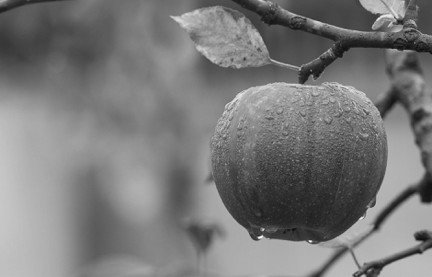
#> input picture input/test1.jpg, 432 x 277 px; its folder holds only this picture in this run
$ python edge_detect.py   (older library calls are emulated)
#> lines starting #> are read from the running program, lines starting #| are printed output that depends on the picture; after the words box and inside, x2 and y2 are one past the last pixel; in counts of white or black regions, pixels touching at a corner belong together; long printed decimals are rounded
### utils.py

import numpy as np
from scipy.ndimage.filters import convolve, gaussian_filter
from scipy.misc import imread, imshow

def gauss2D(shape=(3,3),sigma=0.5):
    """
    2D gaussian mask
    """
    m,n = [(i-1.)/2. for i in shape] # Centre the indices around 0
    y,x = np.ogrid[-m:m+1,-n:n+1]
    h = np.exp( -(x*x + y*y) / (2.*sigma*sigma))
    h[ h < np.finfo(h.dtype).eps*h.max() ] = 0
    sumh = h.sum()
    if sumh != 0:
        h /= sumh
    #h = h/np.sqrt(2*np.pi*sigma*sigma)
    return h

def LoGKernel(shape=(5,5), sigma=0.6):
    """
    2D laplacian of gaussian mask
    """
    m,n = [(i-1.)/2. for i in shape] # Centre the indices around 0
    y,x = np.ogrid[-m:m+1,-n:n+1]
    h = np.exp( -(x*x + y*y) / (2.*sigma*sigma))
    m = (x*x + y*y - (2*sigma*sigma))/(sigma**4)
    h *= m
    h = h/np.sqrt(2*np.pi*sigma*sigma)
    return h

def DoGKernel(shape=(5,5), sigma1=0.5, sigma2=1.0):
    """
    2D difference of gaussian mask
    """
    if sigma1 > sigma2:
        return gauss2D(shape=shape, sigma=sigma1) - gauss2D(shape=shape, sigma=sigma1)
    elif sigma2 > sigma1:
        return gauss2D(shape=shape, sigma=sigma2) - gauss2D(shape=shape, sigma=sigma1)
    else:
        raise ValueError("Sigma1 and Sigma2 have same value.")


def non_max_suppression(mag, theta):
    """
    Perform Non Max. Suppression for Canny Edge Detector.
    """
    w, h = theta.shape
    non_max_sup = np.zeros((w,h))
    for i in range(1, w-1):
        for j in range(1, h-1):
            if (theta[i][j] >= -22.5 and theta[i][j] <= 22.5) or (theta[i][j] < -157.5 and theta[i][j] >= -180):
                if mag[i][j] >= mag[i][j+1] and mag[i][j] >= mag[i][j-1]:
                    non_max_sup[i][j]= mag[i][j]
                else:
                    non_max_sup[i][j]=0;
            elif (theta[i][j] >= 22.5 and theta[i][j] <= 67.5) or (theta[i][j] < -112.5 and theta[i][j] >= -157.5):
                if mag[i][j] >= mag[i+1][j+1] and mag[i][j] >= mag[i-1][j-1]:
                    non_max_sup[i][j]= mag[i][j]
                else:
                    non_max_sup[i][j]=0;
            elif (theta[i][j] >= 67.5 and theta[i][j] <= 112.5) or (theta[i][j] < -67.5 and theta[i][j] >= -112.5):
                if mag[i][j] >= mag[i][j+1] and mag[i][j] >= mag[i][j-1]:
                    non_max_sup[i][j]= mag[i][j]
                else:
                    non_max_sup[i][j]=0;
            elif (theta[i][j] >= 112.5 and theta[i][j] <= 157.5) or (theta[i][j] < -22.5 and theta[i][j] >= -67.5):
                if mag[i][j] >= mag[i][j+1] and mag[i][j] >= mag[i][j-1]:
                    non_max_sup[i][j]= mag[i][j]
                else:
                    non_max_sup[i][j]=0;
    return non_max_sup

def hysteresis(non_max_sup, mag):
    highThreshold = 91
    lowThreshold = 31
    #Double threshold
    strongEdges = (non_max_sup > highThreshold)

    # Thresholded Egdes
    thresholdedEdges = np.bitwise_and((non_max_sup < highThreshold), (non_max_sup > lowThreshold))
    #Tracing edges with hysteresis
    #Find weak edge pixels near strong edge pixels
    w,h = non_max_sup.shape

    for i in range (1, w-2):
        for j in range(1, h-2):
            if thresholdedEdges[i][j]:
                if not np.max(strongEdges[i-1:i+2, j-1:j+2]):
                    thresholdedEdges[i][j] = False

    finalEdges = mag*np.bitwise_or(strongEdges, thresholdedEdges)
    return finalEdges

### edge_detect.py

import os
import numpy as np
import inspect
from utils import gauss2D, LoGKernel, DoGKernel, non_max_suppression, hysteresis
from PIL import Image
from scipy.ndimage.filters import convolve
from scipy.misc import imsave

class EdgeDetector():
    def __init__(self, show_output = True, apply_gaussian = True):
        self.in_image = None
        self.display_output = show_output
        self.output_dir = "out"
        if not os.path.isdir(self.output_dir):
            os.mkdir(self.output_dir)
        self.apply_gaussian = apply_gaussian
        self.gaussian_kernel = np.array(gauss2D(shape=(5,5), sigma=1.0))
#> in process, im is the input picture: PIL image 432x277 RGB; min 11, max 255, mean 121.3
        self.min_pixel_val = 0
        self.max_pixel_val = 255
        self.BHT_enable = True
        if self.BHT_enable:
            self.dilate_enable = True
            self.erode_enable = True
            self.open_edges_enable = True
            self.close_edges_enable = True
        else:
            self.dilate_enable = False
            self.erode_enable = False
            self.open_edges_enable = False
            self.close_edges_enable = False

    def conv(self, arr, imfilter):
        """
            Convolution function
            @params: Input image
            @params: Filter
            @return: Convolved image
        """
        return convolve(arr, imfilter)
#| File out/test1_forward max val 1139.886 min val -1209.879

    def display(self, img):
        """
            Display Image
            @params: Input RGB image.
        """
        display = Image.fromarray(img)
        display.show()

    def save_image(self, img, fname):
#> called with fname = 'out/test1_forward'
        img = Image.fromarray(img)
        fname = fname + '.jpg'
        print("Saving", fname)
        imsave(fname, img)

    def find_threshold(self, img):
        """
            Find Threshold Value
            @params: Input edge intensity array.
            @return: Threshold value
        """
        histogram = np.histogram(img, bins=self.max_pixel_val+1)
        thresholds = []
        for i in range(len(histogram[0])-1):
            thresholds.append(abs(sum(histogram[0][0:i]) - sum(histogram[0][i+1:])))
#> after the loop, thresholds = 255 values, max 119662 at index 248, min 34860 at index 1, mean 115781.5
        return thresholds.index(min(thresholds))

    def BHT(self, img, fname = ''):
        """
            Balanced Histogram Thresholding
            @params: Input edge intensity array.
            @return: Binary Thresholded image
        """
        func_name = inspect.stack()[0][3]
        threshold = self.find_threshold(img)
#> threshold = 1
        print("Threshold ",threshold)
#| Threshold  1
        if threshold == 0:
            threshold = np.mean(img)
        print("Threshold ",threshold)
#| Threshold  1
        w, h = img.shape
        out_im = np.zeros((w,h))
        for i in range(w):
            for j in range(h):
                out_im[i][j] = self.min_pixel_val if img[i][j] < threshold else self.max_pixel_val
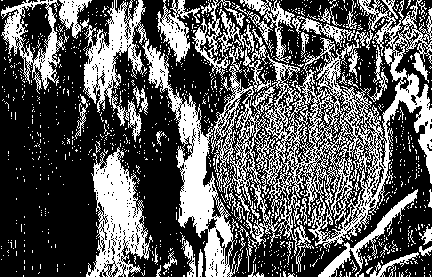
#> out_im: shape (277, 432) float64; 35.4% white; 1164 white regions (1113 under 20 px), largest, box (x1, y1, x2, y2) and area: (142, 0, 432, 277) 21507, (86, 147, 153, 277) 4197, (83, 0, 147, 142) 3288
        if not fname == '':
            fname = fname+'_'+func_name
            self.save_image(out_im, fname)
        return out_im

    def morphological(self, img, op = None):
        """
            Basic Operation for Dilate/Erode
            @params: Input Thresholded image
            @return: Dilated Image
        """
#> called with op = 'dilate'
        if op == 'dilate':
            centre, replace = 1, 0
        elif op == 'erode':
            centre, replace = 0, 1
        else:
            raise KeyError("Provide operation to perform - 'erode'/'dilate'.")

        max_pixel = np.max(img)
#> max_pixel = 255
        img = img/self.max_pixel_val if max_pixel == 0 else img/max_pixel
        w,h = img.shape
        for i in range(w):
            for j in range(h):
                if img[i][j] == centre:
                    if i > 0 and img[i-1][j] == replace: img[i-1][j] = 2;
                    if j > 0 and img[i][j-1] == replace: img[i][j-1] = 2;
                    if i+1 < w and img[i+1][j] == replace: img[i+1][j] = 2;
                    if j+1 < h and img[i][j+1] == replace: img[i][j+1] = 2;

        for i in range(w):
            for j in range(h):
                if img[i][j] == 2:
                    img[i][j] = centre;
#> img: shape (277, 432) float64; values 0 (black) and 1 (white), 63.5% white; 983 black regions (913 under 20 px), largest, box (x1, y1, x2, y2) and area: (0, 29, 207, 277) 25787, (343, 102, 432, 277) 3999, (168, 43, 232, 135) 1886

        return img*self.max_pixel_val

    def dilate(self, img, fname = ''):
        """
            Dilate Edges
            @params: Input Thresholded image
            @return: Dilated Image
        """
        func_name = inspect.stack()[0][3]
        out = self.morphological(img, op='dilate')
        if not fname == '':
            fname = fname+'_'+func_name
            self.save_image(out, fname)
        return out

    def erode(self, img, fname = ''):
        """
            Erode Edges
            @params: Input Thresholded image
            @return: Eroded Image
        """
        func_name = inspect.stack()[0][3]
        out = self.morphological(img, op='erode')
        if not fname == '':
            fname = fname+'_'+func_name
            self.save_image(out, fname)
        return out

    def open_edge(self, img, fname = ''):
        """
            Open image edges
            @params: Input Thresholded image
            @return: Image with edges opened up
        """
        func_name = inspect.stack()[0][3]
        out = self.dilate(self.erode(img))
#> call 4 of morphological, with op = 'dilate'
#> after the loop in morphological (call 4), `for i in range(w):`:
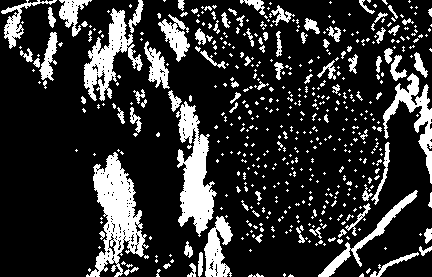
#> img: shape (277, 432) float64; values 0 (black) and 1 (white), 19.3% white; 517 white regions (417 under 20 px), largest, box (x1, y1, x2, y2) and area: (86, 152, 149, 277) 3389, (176, 101, 217, 237) 2822, (84, 8, 143, 101) 1978
        if not fname == '':
            fname = fname+'_'+func_name
            self.save_image(out, fname)
        return out

    def close_edge(self, img, fname = ''):
        """
            Close image edges
            @params: Input Thresholded image
            @return: Image with edges closed together
        """
        func_name = inspect.stack()[0][3]
        out = self.erode(self.dilate(img))
#> after the loop in morphological (call 6), `for i in range(w):`:
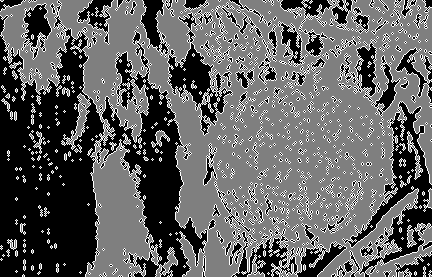
#> img: shape (277, 432) float64; min 0, max 2, mean 0.772; drawn with min black and max white
        if not fname == '':
            fname = fname+'_'+func_name
            self.save_image(out, fname)
        return out

    def rgb2grayscale(self, im):
        """
            Converts RGB to Grayscale.
            @params: Input RGB image.
            @return: Grayscale image(1 channel)
        """
        if  len(im.shape) > 2:
            if im.shape[2] == 3: # Convert RGB image to Grayscale
                r, g, b = im[:, :, 0], im[:, :, 1], im[:, :, 2]
                grayscale = 0.2989 * r + 0.5870 * g + 0.1140 * b
                return grayscale
        else:
            return im
    def post_process(self, out, outfile):
        if not out.max() == 0:
            out *= 255.0/out.max()
        self.save_image(out, outfile)

        if self.BHT_enable: # Apply Balanced Histogram Thresholding
            out_bht = self.BHT(out, fname = outfile)

        if self.dilate_enable:
            self.dilate(out_bht, fname = outfile)

        if self.erode_enable:
            self.erode(out_bht, fname = outfile)

        if self.open_edges_enable:
            self.open_edge(out_bht, fname = outfile)

        if self.close_edges_enable:
            self.close_edge(out_bht, fname = outfile)

        if self.display_output: # Display output
            self.display(out)


    def process(self, img, imfilter, outfile):
        """
            Process image with provided filter.
            @params: Image pixel array.
            @return: Edge detection map
        """
        im = Image.open(img)
        arr = np.array(im)
        arr = self.rgb2grayscale(arr)

        if self.apply_gaussian: # Apply Gaussian Smoothening
           arr = self.conv(arr, self.gaussian_kernel)

        out = self.conv(arr, imfilter) # Apply the provided filter
        print("File {0} max val {1} min val {2}".format(outfile, np.max(out), np.min(out)))
        out = out.clip(min=0)

        #out *= 255.0/out.max()
        #out = np.asarray(out, np.uint8)
        self.post_process(out, outfile)

        return out

    def process_hor_vert_edges(self, horizontal_edge, vertical_edge, outfile):
        edge_intensity = np.sqrt(np.square(horizontal_edge)+np.square(vertical_edge))
        #edge_intensity = np.asarray(edge_intensity, np.uint8)
        edge_direction = np.arctan2(vertical_edge, horizontal_edge)/np.pi*180
        edge_intensity *= 255.0/edge_intensity.max()
        self.post_process(edge_intensity, outfile)
        return edge_intensity, edge_direction

    def forward(self, img, n = 10):
        """
            Forward edge filter
            @params: Input image.
            @return: Edge intensity map
        """
        self.apply_gaussian = False
        func_name = inspect.stack()[0][3]
        outfile =os.path.join(self.output_dir,img.split('/')[1].split('.')[0]+'_'+func_name)
        imfilter = np.transpose(np.array([[0, 0, 0],[0, n, 0],[0, -n, 0]]))
        return self.process(img, imfilter, outfile)

    def backward(self, img, n = 10):
        """
            Backward edge filter
            @params: Input image.
            @return: Edge intensity map
        """
        self.apply_gaussian = False
        func_name = inspect.stack()[0][3]
        outfile =os.path.join(self.output_dir,img.split('/')[1].split('.')[0]+'_'+func_name)
        imfilter = np.transpose(np.array([[0, -n, 0],[0, n, 0],[0, 0, 0]]))
        return self.process(img, imfilter, outfile)
#> call 2 of process, with img = 'input/test1.jpg', imfilter = array of shape (3, 3), outfile = 'out/test1_backward'
#| File out/test1_backward max val 1209.879 min val -1139.886
#> in process (call 2), `out = out.clip(min=0)`:
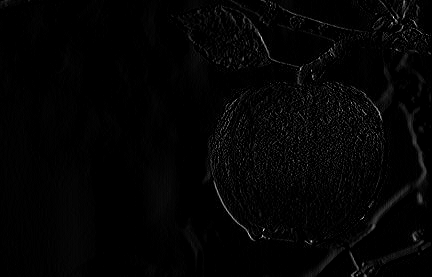
#> out: shape (277, 432) float64; min 0, max 1209.9, mean 19.5; drawn with min black and max white
#> call 2 of BHT, with fname = 'out/test1_backward'
#| Threshold  1
#| Threshold  1
#> after the loop in BHT (call 2), `for i in range(w):`:
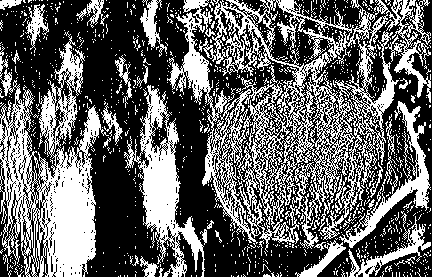
#> out_im: shape (277, 432) float64; 39.2% white; 1078 white regions (1037 under 20 px), largest, box (x1, y1, x2, y2) and area: (167, 0, 431, 252) 20389, (0, 31, 109, 277) 11743, (124, 85, 205, 277) 4787
#> after the loop in morphological (call 7), `for i in range(w):`:
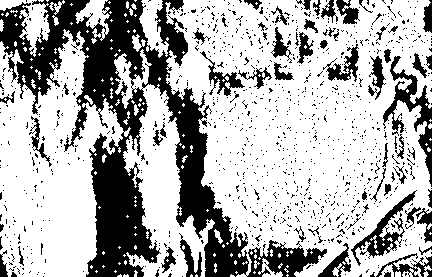
#> img: shape (277, 432) float64; values 0 (black) and 1 (white), 69.1% white; 1022 black regions (957 under 20 px), largest, box (x1, y1, x2, y2) and area: (0, 0, 327, 277) 24736, (383, 56, 432, 187) 1593, (351, 190, 417, 266) 1048
#> after the loop in morphological (call 8), `for i in range(w):`:
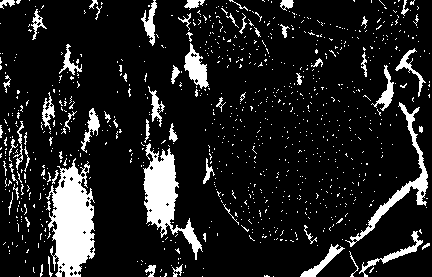
#> img: shape (277, 432) float64; values 0 (black) and 1 (white), 12.6% white; 910 white regions (846 under 20 px), largest, box (x1, y1, x2, y2) and area: (46, 158, 95, 277) 3634, (143, 143, 203, 260) 2409, (345, 102, 428, 247) 1245

    # [11 lines left out: function central_finite_diff, not called in this run]

    def sobel(self, img):
        """
            Sobel edge filter
            @params: Input image.
            @return: Edge intensity map
        """
        func_name = inspect.stack()[0][3]
        outfile =os.path.join(self.output_dir,img.split('/')[1].split('.')[0]+'_'+func_name)
        gx = np.array([[-1, 0, 1],[-2, 0, 2],[-1, 0, 1]])
        gy =  np.transpose(gx)
        im = Image.open(img)
        arr = np.array(im)
        arr = self.rgb2grayscale(arr)
        horizontal_edge = self.conv(arr, gx)
        vertical_edge = self.conv(arr, gy)
        return self.process_hor_vert_edges(horizontal_edge, vertical_edge, outfile)
#| Threshold  4
#| Threshold  4

    def prewitt(self, img):
        """
            Prewitt edge filter
            @params: Input image.
            @return: Edge intensity map
        """
        self.apply_gaussian = False
        func_name = inspect.stack()[0][3]
        outfile =os.path.join(self.output_dir,img.split('/')[1].split('.')[0]+'_'+func_name)
        gx = np.array([[-1, 0, 1],[-1, 0, 1],[-1, 0, 1]])
        gy =  np.transpose(gx)
        im = Image.open(img)
        arr = np.array(im)
        arr = self.rgb2grayscale(arr)
        horizontal_edge = self.conv(arr, gx)
        vertical_edge = self.conv(arr, gy)
        return self.process_hor_vert_edges(horizontal_edge, vertical_edge, outfile)
#| Threshold  4
#| Threshold  4

    def canny(self, img):
        """
            Canny edge filter
            @params: Input image.
            @return: Edge intensity map, direction map
        """
        func_name = inspect.stack()[0][3]
        outfile =os.path.join(self.output_dir,img.split('/')[1].split('.')[0]+'_'+func_name)
        # Apply Sobel Operator
        gx = np.array([[-1, 0, 1],[-2, 0, 2],[-1, 0, 1]])
        gy =  np.transpose(gx)
        im = Image.open(img)
        arr = np.array(im)
        arr = self.rgb2grayscale(arr)
        arr = self.conv(arr, gauss2D(shape=(3, 3), sigma=1.0)) # Apply Gaussian Filter
        horizontal_edge = self.conv(arr, gx)
        vertical_edge = self.conv(arr, gy)
        mag = np.sqrt(np.square(horizontal_edge)+np.square(vertical_edge))
        mag = np.asarray(mag, np.uint8)
        theta = np.arctan2(vertical_edge, horizontal_edge)/np.pi*180
        highThreshold = 91
        lowThreshold = 31
        non_max_sup = non_max_suppression(mag, theta)
        out = hysteresis(non_max_sup, mag)

        if self.BHT_enable: # Apply Balanced Histogram Thresholding
            out_bht = self.BHT(out)
#| Threshold  0
#| Threshold  4.213

        if self.dilate_enable:
            self.dilate(out_bht)

        if self.erode_enable:
            self.erode(out_bht)

        if self.display_output: # Display output
            self.display(out)

        self.display(out_bht)
        return out


    def laplacian(self, img):
        """
            Laplacian edge filter
            @params: Input image.
            @return: Edge intensity map
        """
        func_name = inspect.stack()[0][3]
        outfile =os.path.join(self.output_dir,img.split('/')[1].split('.')[0]+'_'+func_name)
        imfilter = np.array([[0, -1, 0],[-1, 4, -1],[0, -1, 0]])
        return self.process(img, imfilter, outfile)
#| File out/test1_laplacian max val 270.9729 min val -280.972
#| Threshold  0
#| Threshold  4.088

    def LoG(self, img, shape=(5,5), sigma=1.0):
        """
            Laplacian of Gaussian edge filter
            @params: Input image.
            @return: Edge intensity map
        """
        func_name = inspect.stack()[0][3]
        outfile =os.path.join(self.output_dir,img.split('/')[1].split('.')[0]+'_'+func_name)
        outfile = outfile+str(shape[0])+'x'+str(shape[1])+'_'+'sigma'+'_'+str(sigma).replace('.','_')
        #self.apply_gaussian = False
        return self.process(img, LoGKernel(shape=shape, sigma=sigma), outfile)
#| File out/test1_LoG5x5_sigma_1_0 max val 65.865 min val -257.408
#| Threshold  0
#| Threshold  0.6786
#| File out/test1_LoG5x5_sigma_0_6 max val 237.007 min val -400.650
#| Threshold  0
#| Threshold  2.242

    def DoG(self, img, shape=(5,5), sigma1=1.0, sigma2=1.6):
        """
            Laplacian of Gaussian edge filter
            @params: Input image.
            @return: Edge intensity map
        """
#> called with img = 'input/test1.jpg', shape = (5, 5), sigma1 = 1, sigma2 = 1.6
        func_name = inspect.stack()[0][3]
#> func_name = 'DoG'
        outfile =os.path.join(self.output_dir,img.split('/')[1].split('.')[0]+'_'+func_name)
        outfile = outfile+str(shape[0])+'x'+str(shape[1])+'_'+'sigma1'+'_'+str(sigma1).replace('.','_')+'sigma2'+'_'+str(sigma2).replace('.','_')
        #self.apply_gaussian = False
        print(DoGKernel(shape=shape, sigma1=sigma1, sigma2=sigma2))
        return self.process(img, DoGKernel(shape=shape, sigma1=sigma1, sigma2=sigma2), outfile)
#| Threshold  1
#| Threshold  1


if __name__ == "__main__":
    input_dir = "input"
    input_images = os.listdir("input")
    edge_detector = EdgeDetector()
    LoG_params = [((5,5), 0.6),((5,5), 0.7), ((5,5), 0.8), ((5,5), 0.9), ((5,5), 1.0), ((5,5), 1.1)]
    for img in input_images:
        input_file = os.path.join(input_dir, img)
        edge_detector.forward(input_file)
        edge_detector.backward(input_file)
        edge_detector.sobel(input_file)
        edge_detector.prewitt(input_file)
        edge_detector.canny(input_file)
        edge_detector.laplacian(input_file)
        edge_detector.LoG(input_file)
        for params in LoG_params:
            shape, sigma = params
            edge_detector.LoG(input_file, shape=shape, sigma=sigma)
        edge_detector.DoG(input_file)

$ run again, on input/test6.jpg
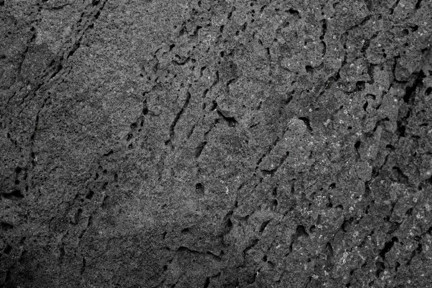
#> input picture input/test6.jpg, 432 x 288 px
#> in process, im is the input picture: PIL image 432x288 RGB; mean R, G, B 76.9, 76.9, 76.9
#| File out/test6_forward max val 1289.871 min val -1109.889
#> after the loop in find_threshold, `for i in range(len(histogram[0])-1):`: thresholds = 255 values, max 124414 at index 253, min 6102 at index 1, mean 109765.6
#> in BHT, `threshold = self.find_threshold(img)`: threshold = 1
#| Threshold  1
#| Threshold  1
#> after the loop in BHT, `for i in range(w):`:
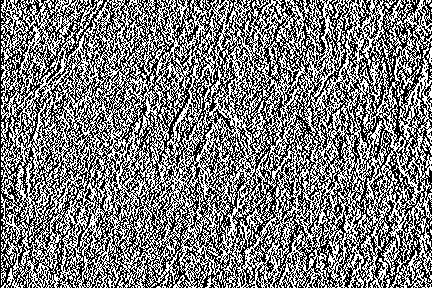
#> out_im: shape (288, 432) float64; 48.7% white in thin lines or dots
#> max_pixel = 255
#| File out/test6_backward max val 1109.889 min val -1289.871
#| Threshold  1
#| Threshold  1
#> after the loop in morphological (call 7), `for i in range(w):`:
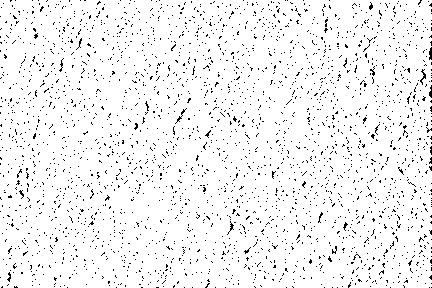
#> img: shape (288, 432) float64; values 0 (black) and 1 (white), 95.2% white; black in thin lines or dots
#| Threshold  37
#| Threshold  37
#| Threshold  39
#| Threshold  39
#| Threshold  0
#| Threshold  17.911
#| File out/test6_laplacian max val 349.965 min val -244.975
#| Threshold  1
#| Threshold  1
#| File out/test6_LoG5x5_sigma_1_0 max val 110.558 min val -194.420
#| Threshold  0
#| Threshold  5.253
#| File out/test6_LoG5x5_sigma_0_6 max val 262.935 min val -389.944
#| Threshold  1
#| Threshold  1
#> in DoG, `func_name = inspect.stack()[0][3]`: func_name = 'DoG'
#| Threshold  1
#| Threshold  1
